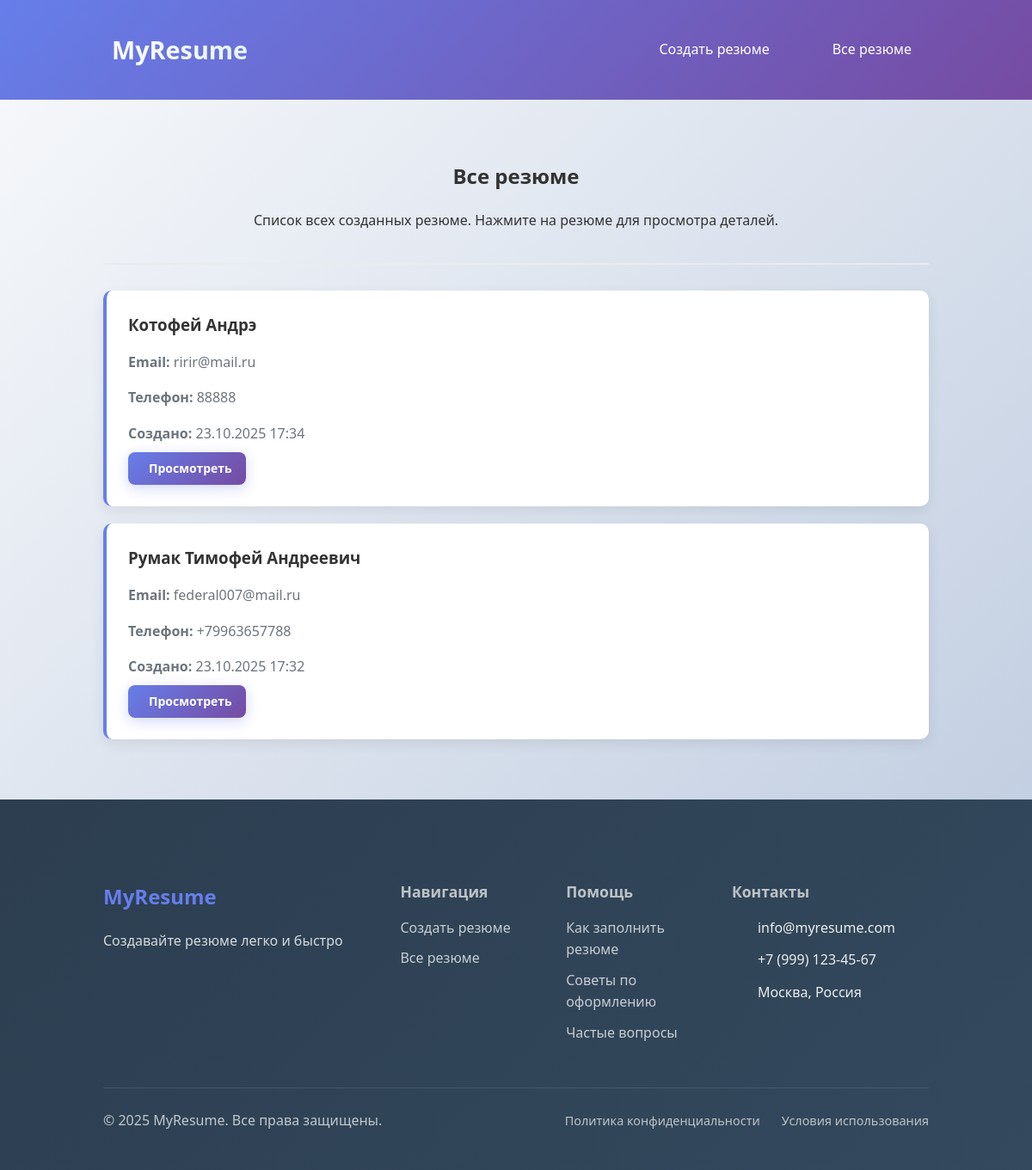
The page /list/ on the database as committed earlier.
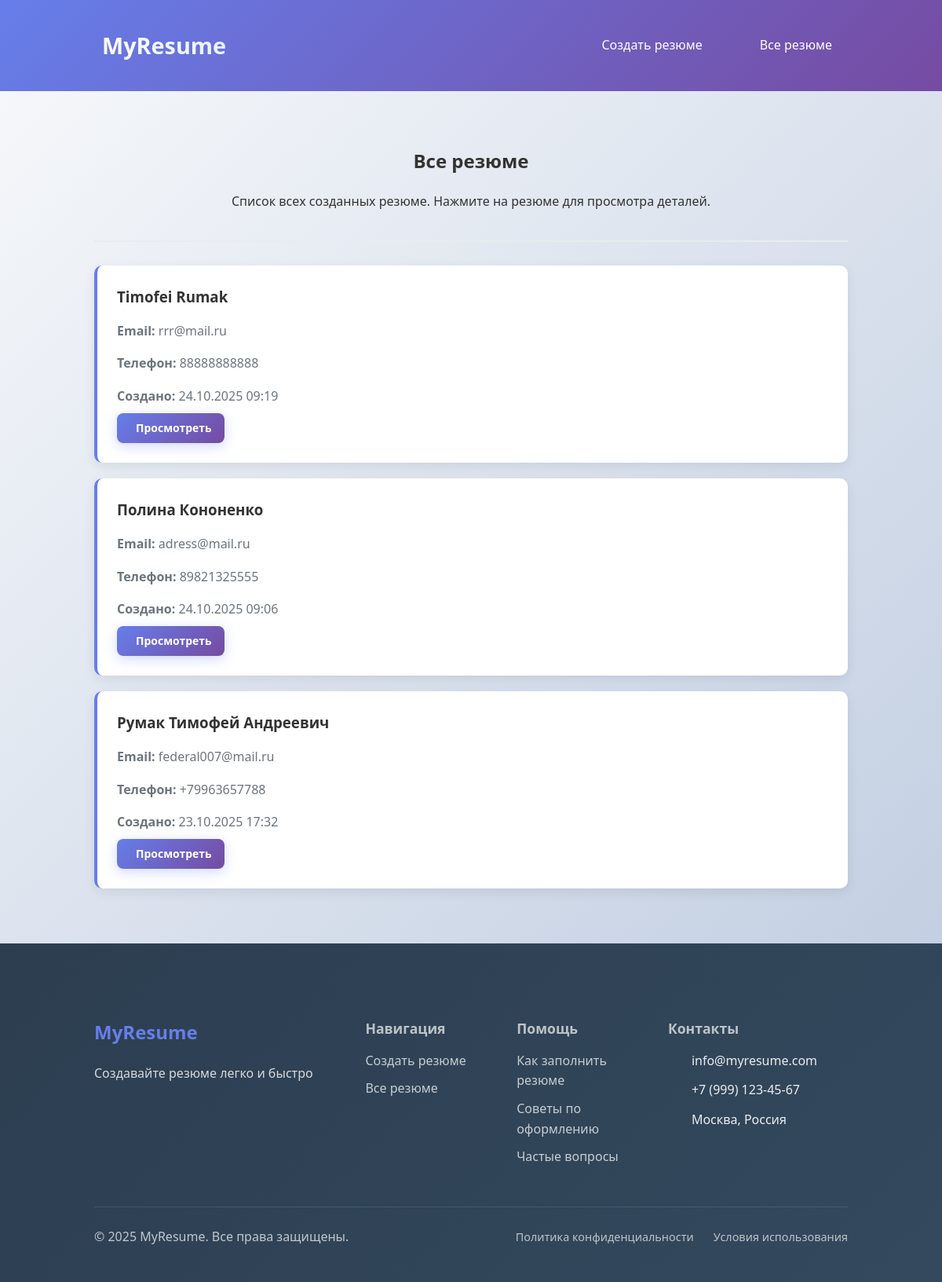
The same page on the database as committed later.
### resume/models.py (models this page shows, shortened)
class Resume(models.Model):
    full_name = models.CharField(
        max_length=100,
        verbose_name="ФИО",
        help_text="Введите фамилию, имя и отчество через пробел"
    )
    email = models.EmailField(
        verbose_name="Email",
        help_text="Введите корректный email адрес"
    )
    phone = models.CharField(
        max_length=20,
        verbose_name="Телефон",
        help_text="Введите номер телефона (11 цифр, начинается с 7 или 8)"
    )
    address = models.TextField(verbose_name="Адрес")
    summary = models.TextField(
        verbose_name="О себе",
        help_text="Расскажите о себе"
    )
    education = models.TextField(
        verbose_name="Образование",
        help_text="Учебное заведение"
    )
    experience = models.TextField(
        verbose_name="Опыт работы",
        help_text="Места работы"
    )
    languages = models.TextField(
        verbose_name="Языки",
        blank=True,
        help_text="Какой язык знаете"
    )
    created_at = models.DateTimeField(auto_now_add=True)
    updated_at = models.DateTimeField(auto_now=True)
    class Meta:
        verbose_name = "Резюме"
        verbose_name_plural = "Резюме"

### resume/views.py (the view)
# urls.py: path('list/', views.resume_list, name='resume_list'),
def resume_list(request):
    resumes = Resume.objects.all().order_by('-created_at')
    return render(request, 'resume/resume_list.html', {'resumes': resumes})

### my_project/templates/resume/resume_list.html (shortened to what this page needs)
{% extends 'resume/base.html' %}
{% block content %}
<div class="list-header">
    <h2> Все резюме</h2>
    <p>Список всех созданных резюме. Нажмите на резюме для просмотра деталей.</p>
</div>
{% for resume in resumes %}
<div class="resume-item">
    <h3>{{ resume.full_name }}</h3>
    <p><strong>Email:</strong> {{ resume.email }}</p>
    <p><strong>Телефон:</strong> {{ resume.phone }}</p>
    <p><strong>Создано:</strong> {{ resume.created_at|date:"d.m.Y H:i" }}</p>
    <a href="{% url 'resume_detail' resume.pk %}" class="btn btn-small">
         Просмотреть
    </a>
</div>
{% endfor %}
{% endblock %}

### my_project/templates/resume/base.html (shortened to what this page needs)
<!DOCTYPE html>
<html lang="ru">
<head>
    {% load static %}
    <link rel="stylesheet" href="{% static 'resume/css/style.css' %}">
</head>
<body>
    <header class="header">
        <div class="container">
            <div class="header-content">
                <div class="logo">
                    <span class="logo-text">MyResume</span>
                </div>
                <nav class="main-nav">
                    <a href="{% url 'resume_form' %}" class="nav-link">
                        Создать резюме
                    </a>
                    <a href="{% url 'resume_list' %}" class="nav-link">
                        Все резюме
                    </a>
                </nav>
            </div>
        </div>
    </header>
    <main class="main-content">
        <div class="container">
            {% block content %}
            {% endblock %}
        </div>
    </main>
    <footer class="footer">
        <div class="container">
            <div class="footer-content">
                <div class="footer-section">
                    <h3>MyResume</h3>
                    <p>Создавайте резюме легко и быстро</p>
                </div>
                <div class="footer-section">
                    <h4>Навигация</h4>
                    <ul class="footer-links">
                        <li><a href="{% url 'resume_form' %}">Создать резюме</a></li>
                        <li><a href="{% url 'resume_list' %}">Все резюме</a></li>
                    </ul>
                </div>
                <div class="footer-section">
                    <h4>Помощь</h4>
                    <ul class="footer-links">
                        <li><a href="#">Как заполнить резюме</a></li>
                        <li><a href="#">Советы по оформлению</a></li>
                        <li><a href="#">Частые вопросы</a></li>
                    </ul>
                </div>
                <div class="footer-section">
                    <h4>Контакты</h4>
                    <div class="contact-info">
                        <p> info@myresume.com</p>
                        <p> +7 (999) 123-45-67</p>
                        <p> Москва, Россия</p>
                    </div>
                </div>
            </div>
            <div class="footer-bottom">
                <p>&copy; 2025 MyResume. Все права защищены.</p>
                <div class="footer-bottom-links">
                    <a href="#">Политика конфиденциальности</a>
                    <a href="#">Условия использования</a>
                </div>
            </div>
        </div>
    </footer>
</body>
</html>

### my_project/static/resume/css/style.css (style rules this page uses)
body { font-family: 'Segoe UI', Tahoma, Geneva, Verdana, sans-serif; line-height: 1.6; margin: 0; padding: 0; background-color: #f8f9fa; color: #333; }
.container { width: 80%; margin: auto; overflow: hidden; padding: 20px; }
.header { background: linear-gradient(135deg, #667eea 0%, #764ba2 100%); color: white; padding: 0; box-shadow: 0 2px 10px rgba(0,0,0,0.1); }
.header-content { display: flex; justify-content: space-between; align-items: center; padding: 15px 0; }
.logo { display: flex; align-items: center; font-size: 1.8em; font-weight: bold; text-decoration: none; color: white; }
.logo-text { background: linear-gradient(45deg, #fff, #e3f2fd); -webkit-background-clip: text; -webkit-text-fill-color: transparent; background-clip: text; }
.main-nav { display: flex; gap: 25px; }
.nav-link { color: white; text-decoration: none; padding: 10px 20px; border-radius: 25px; transition: background-color 0.3s ease; display: flex; align-items: center; gap: 8px; font-weight: 500; }
.main-content { min-height: calc(100vh - 140px); padding: 30px 0; background: linear-gradient(135deg, #f5f7fa 0%, #c3cfe2 100%); }
.footer { background: linear-gradient(135deg, #2c3e50 0%, #34495e 100%); color: white; padding: 50px 0 0; }
.footer-content { display: grid; grid-template-columns: 2fr 1fr 1fr 1.5fr; gap: 40px; margin-bottom: 40px; }
.footer-section h3 { color: #667eea; margin-bottom: 20px; font-size: 1.5em; }
.footer-section h4 { color: #bdc3c7; margin-bottom: 15px; font-size: 1.1em; }
.footer-section p { line-height: 1.6; opacity: 0.8; margin-bottom: 20px; }
.footer-links { list-style: none; padding: 0; margin: 0; }
.footer-links li { margin-bottom: 10px; }
.footer-links a { color: #ecf0f1; text-decoration: none; opacity: 0.8; }
.contact-info { display: flex; flex-direction: column; gap: 12px; }
.contact-info p { display: flex; align-items: center; gap: 10px; margin: 0; opacity: 0.9; }
.footer-bottom { border-top: 1px solid rgba(255, 255, 255, 0.1); padding: 25px 0; display: flex; justify-content: space-between; align-items: center; }
.footer-bottom p { margin: 0; opacity: 0.7; }
.footer-bottom-links { display: flex; gap: 25px; }
.footer-bottom-links a { color: #bdc3c7; text-decoration: none; font-size: 0.9em; }
.btn { background: linear-gradient(135deg, #667eea 0%, #764ba2 100%); color: white; padding: 14px 35px; border: none; border-radius: 8px; cursor: pointer; font-size: 16px; font-weight: 600; text-decoration: none; display: inline-flex; align-items: center; justify-content: center; gap: 8px; box-shadow: 0 4px 15px rgba(102, 126, 234, 0.3); font-family: inherit; }
.btn-small { padding: 8px 16px; font-size: 0.875em; }
.list-header { text-align: center; margin-bottom: 30px; padding-bottom: 20px; border-bottom: 2px solid #e9ecef; }
.resume-item { background: white; padding: 25px; margin-bottom: 20px; border-radius: 10px; box-shadow: 0 5px 15px rgba(0,0,0,0.08); border-left: 4px solid #667eea; }
.resume-item h3 { margin-top: 0; margin-bottom: 15px; }
.resume-item p { margin-bottom: 8px; color: #6c757d; }

Rows that differ between the two databases and show on the page:
removed Resume: full_name "Котофей Андрэ", email "ririr@mail.ru", phone "88888", created_at "23.10.2025 17:34"
added Resume: full_name "Timofei Rumak", email "rrr@mail.ru", phone "88888888888", created_at "24.10.2025 09:19"
added Resume: full_name "Полина Кононенко", email "adress@mail.ru", phone "89821325555", created_at "24.10.2025 09:06"
